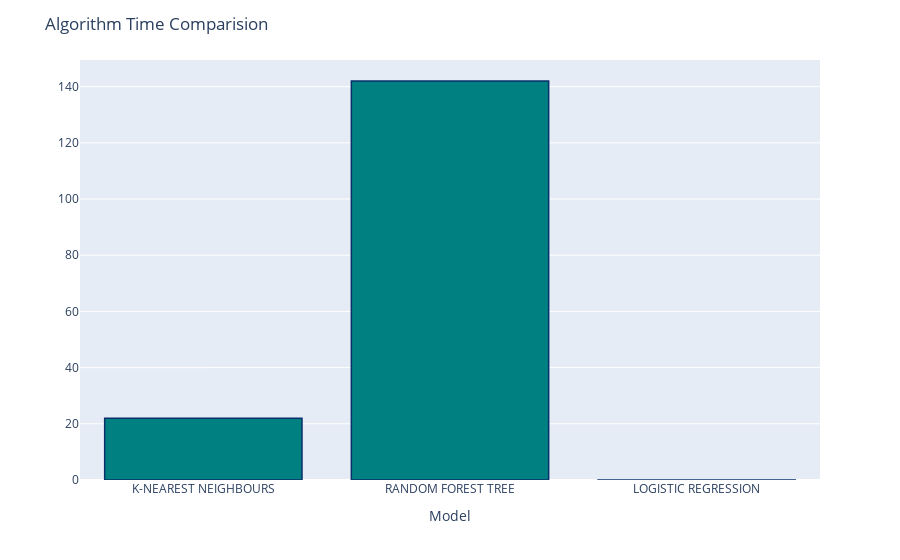

The code cell stored with this chart in its notebook:
### Code cell
fig = px.bar(x=list(algo_time.keys()), y=list(algo_time.values()))
fig.update_traces(marker_color='teal', marker_line_color='rgb(8,48,107)', marker_line_width=1.5)
fig.update_layout(title="Algorithm Time Comparision", xaxis_title="Model", yaxis_title="")
fig.show()

### Figure 1 — Plotly figure (JSON) as saved in the notebook; plotly's stock layout.template omitted (floating-point values rounded to 4 significant figures)
{"data": [{"hovertemplate": "x=%{x}<br>y=%{y}<extra></extra>", "legendgroup": "", "marker": {"color": "teal", "line": {"color": "rgb(8,48,107)", "width": 1.5}, "pattern": {"shape": ""}}, "name": "", "orientation": "v", "showlegend": false, "textposition": "auto", "type": "bar", "x": ["K-NEAREST NEIGHBOURS", "RANDOM FOREST TREE", "LOGISTIC REGRESSION"], "xaxis": "x", "y": [21.99, 142.0, 0.01418], "yaxis": "y"}], "layout": {"barmode": "relative", "legend": {"tracegroupgap": 0}, "margin": {"t": 60}, "title": {"text": "Algorithm Time Comparision"}, "xaxis": {"anchor": "y", "domain": [0, 1], "title": {"text": "Model"}}, "yaxis": {"anchor": "x", "domain": [0, 1], "title": {"text": ""}}}}
